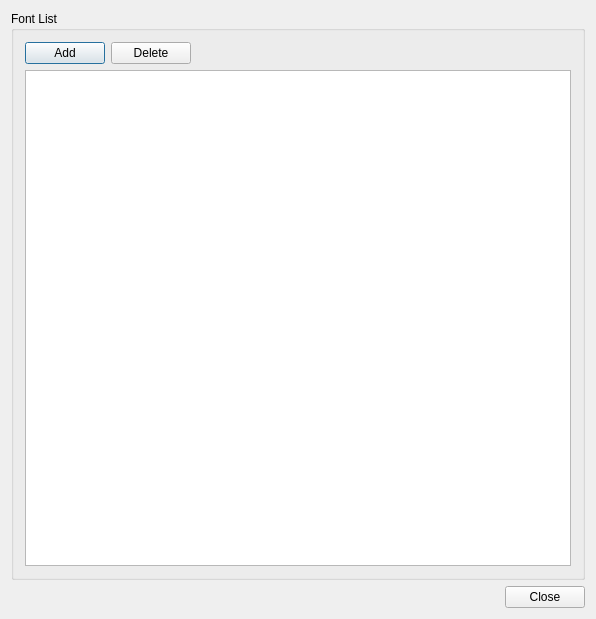
<?xml version="1.0" encoding="UTF-8"?>
<ui version="4.0">
 <class>fontPool</class>
 <widget class="QDialog" name="fontPool">
  <property name="geometry">
   <rect>
    <x>0</x>
    <y>0</y>
    <width>596</width>
    <height>619</height>
   </rect>
  </property>
  <property name="windowTitle">
   <string>fontPool</string>
  </property>
  <layout class="QVBoxLayout" name="verticalLayout_2" stretch="1,0">
   <item>
    <widget class="QGroupBox" name="groupBox">
     <property name="title">
      <string>Font List</string>
     </property>
     <layout class="QGridLayout" name="gridLayout">
      <item row="0" column="0">
       <layout class="QVBoxLayout" name="verticalLayout" stretch="0,1">
        <item>
         <layout class="QHBoxLayout" name="horizontalLayout" stretch="0,0,1">
          <item>
           <widget class="QPushButton" name="btnAddFont">
            <property name="text">
             <string>Add</string>
            </property>
           </widget>
          </item>
          <item>
           <widget class="QPushButton" name="btnDelFont">
            <property name="text">
             <string>Delete</string>
            </property>
           </widget>
          </item>
          <item>
           <spacer name="horizontalSpacer">
            <property name="orientation">
             <enum>Qt::Horizontal</enum>
            </property>
            <property name="sizeHint" stdset="0">
             <size>
              <width>40</width>
              <height>20</height>
             </size>
            </property>
           </spacer>
          </item>
         </layout>
        </item>
        <item>
         <widget class="QTableView" name="m_tblFontPool"/>
        </item>
       </layout>
      </item>
     </layout>
    </widget>
   </item>
   <item>
    <layout class="QHBoxLayout" name="horizontalLayout_2">
     <item>
      <spacer name="horizontalSpacer_2">
       <property name="orientation">
        <enum>Qt::Horizontal</enum>
       </property>
       <property name="sizeHint" stdset="0">
        <size>
         <width>118</width>
         <height>20</height>
        </size>
       </property>
      </spacer>
     </item>
     <item>
      <widget class="QPushButton" name="btnClose">
       <property name="text">
        <string>Close</string>
       </property>
      </widget>
     </item>
    </layout>
   </item>
  </layout>
 </widget>
 <layoutdefault spacing="6" margin="11"/>
 <resources/>
 <connections/>
</ui>
